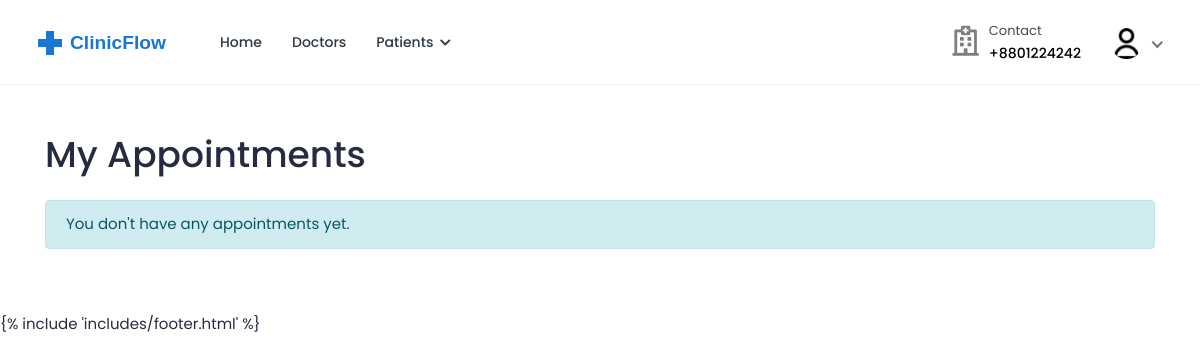
The page /bookings/list/ (signed in) on the database as committed earlier.
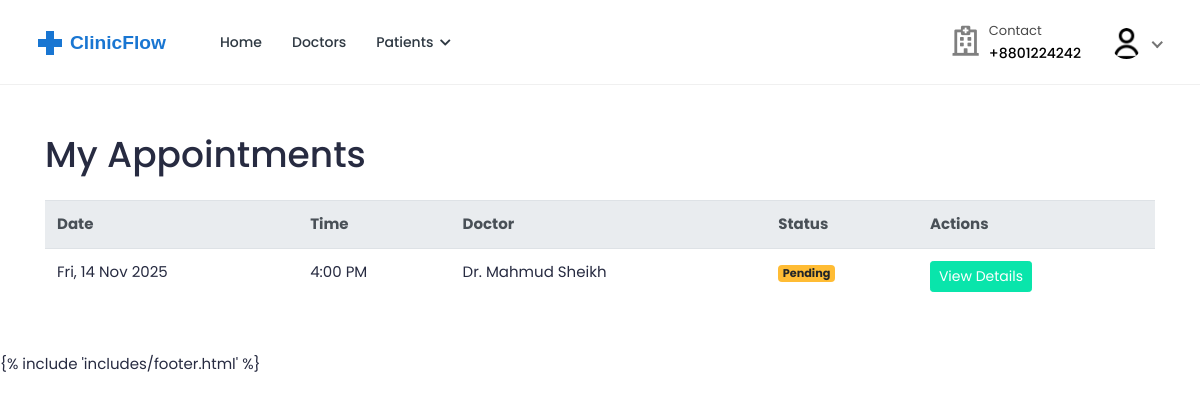
The same page on the database as committed later.
### bookings/models.py (models this page shows, shortened)
class Booking(models.Model):
    doctor = models.ForeignKey(
        settings.AUTH_USER_MODEL,
        on_delete=models.CASCADE,
        related_name="appointments",
        limit_choices_to={"role": "doctor"},
    )
    patient = models.ForeignKey(
        settings.AUTH_USER_MODEL,
        on_delete=models.CASCADE,
        related_name="patient_appointments",
        limit_choices_to={"role": "patient"},
    )
    appointment_date = models.DateField()
    appointment_time = models.TimeField()
    booking_date = models.DateTimeField(auto_now_add=True)
    status = models.CharField(
        max_length=20,
        choices=[
            ("pending", "Pending"),
            ("confirmed", "Confirmed"),
            ("completed", "Completed"),
            ("cancelled", "Cancelled"),
            ("no_show", "No Show"),
        ],
        default="pending",
    )
    class Meta:
        ordering = ["-appointment_date", "-appointment_time"]
        unique_together = ["doctor", "appointment_date", "appointment_time"]

### accounts/models.py (models this page shows, shortened)
class User(AbstractUser):
    class RoleChoices(models.TextChoices):
        DOCTOR = "doctor", "Doctor"
        PATIENT = "patient", "Patient"
    username = models.CharField(max_length=30, unique=True)
    role = models.CharField(
        choices=RoleChoices.choices,
        max_length=20,
        default="patient",
        error_messages={"required": "Role must be provided"},
    )
    email = models.EmailField(
        blank=True,
        error_messages={
            "unique": "A user with that email already exists.",
        },
    )
    first_name = models.CharField(max_length=150, blank=True)
    last_name = models.CharField(max_length=150, blank=True)
    registration_number = models.IntegerField(null=True, blank=True)
    USERNAME_FIELD = "username"
    REQUIRED_FIELDS = []
    objects = CustomUserManager()
    def get_full_name(self):
        full_name = "%s %s" % (self.first_name, self.last_name)
        return full_name.strip() or self.username

### bookings/views.py (the view)
class BookingListView(LoginRequiredMixin, View):
    template_name = "bookings/booking-list.html"
    def get(self, request: HttpRequest, *args, **kwargs):
        if request.user.role == User.RoleChoices.DOCTOR:
            bookings = Booking.objects.filter(doctor=request.user)
        else:
            bookings = Booking.objects.filter(patient=request.user)
        bookings = bookings.select_related(
            'doctor',
            'doctor__profile',
            'patient',
            'patient__profile'
        ).order_by('-appointment_date', '-appointment_time')
        context = {
            'bookings': bookings,
        }
        return render(request, self.template_name, context)

### accounts/managers.py (called while the page is built)
    def get(self, *args, **kwargs):
        return super().select_related("profile").get(*args, **kwargs)

### accounts/models.py (called while the page is built)
    @property
    def image(self):
        return (
            self.avatar.url
            if self.avatar.storage.exists(self.avatar.name)
            else "{}defaults/user.png".format(settings.MEDIA_URL)
        )

### templates/bookings/booking-list.html (shortened to what this page needs)
{% extends 'base.html' %}
{% load static %}
{% block content %}
<div class="container py-5">
    <div class="row">
        <div class="col-12">
            <h1 class="mb-4">My Appointments</h1>
            {% if bookings %}
                <div class="table-responsive">
                    <table class="table table-hover">
                        <thead class="thead-light">
                            <tr>
                                <th>Date</th>
                                <th>Time</th>
                                {% if user.role == 'doctor' %}
                                    <th>Patient</th>
                                {% else %}
                                    <th>Doctor</th>
                                {% endif %}
                                <th>Status</th>
                                <th>Actions</th>
                            </tr>
                        </thead>
                        <tbody>
                            {% for booking in bookings %}
                                <tr>
                                    <td>{{ booking.appointment_date|date:"D, d M Y" }}</td>
                                    <td>{{ booking.appointment_time|time:"g:i A" }}</td>
                                    {% if user.role == 'doctor' %}
                                        <td>{{ booking.patient.get_full_name }}</td>
                                    {% else %}
                                        <td>Dr. {{ booking.doctor.get_full_name }}</td>
                                    {% endif %}
                                    <td>
                                        <span class="badge {% if booking.status == 'confirmed' %}badge-success
                                                          {% elif booking.status == 'pending' %}badge-warning
                                                          {% elif booking.status == 'completed' %}badge-info
                                                          {% elif booking.status == 'cancelled' %}badge-danger
                                                          {% else %}badge-secondary{% endif %}">
                                            {{ booking.status|title }}
                                        </span>
                                    </td>
                                    <td>
                                        <a href="{% url 'bookings:booking-invoice' booking.id %}" class="btn btn-sm btn-primary">
                                            View Details
                                        </a>
                                    </td>
                                </tr>
                            {% endfor %}
                        </tbody>
                    </table>
                </div>
            {% else %}
                <div class="alert alert-info">
                    You don't have any appointments yet.
                </div>
            {% endif %}
        </div>
    </div>
</div>
{% endblock %}

Rows that differ between the two databases and show on the page:
added Booking: appointment_date "Fri, 14 Nov 2025", appointment_time "4:00 PM", doctor.get_full_name "Mahmud Sheikh", status "Pending"
Other text that changed with them:
text no longer shown: "You don't have any appointments yet."
text now shown: "Date Time Doctor Status Actions"
